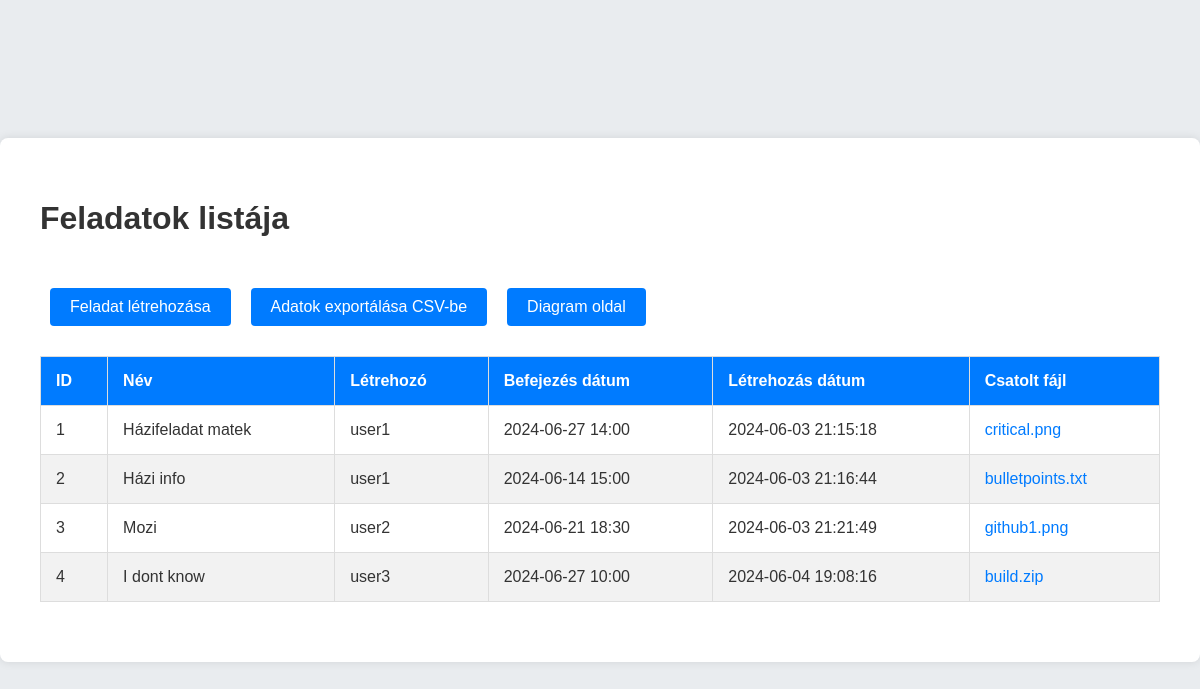
Screenshot of /page/page/admin_task_page.php (signed in) with the database file from the repository.
### tables this page shows
CREATE TABLE tasks (
            id INTEGER PRIMARY KEY AUTOINCREMENT,
            task_name TEXT,
            created_by TEXT,
            due_date DATETIME,
            created_at DATETIME DEFAULT CURRENT_TIMESTAMP,
            attached_file_name TEXT
        );

### page/page/admin_task_page.php (the view, shortened to what this page needs)
<?php
$db = new PDO('sqlite:../../tmp/v2_database.db');
$query = "SELECT * FROM tasks WHERE 1=1";
$params = [];
$stmt = $db->prepare($query);
$stmt->execute($params);
$tasks = $stmt->fetchAll(PDO::FETCH_ASSOC);
?>
<!DOCTYPE html>
<html lang="en">
<head>
    <link rel="stylesheet" href="styles.css">
</head>
<body>
	<div class="admin-container">
	<div class="admin-box">
    <h1>Feladatok listája</h1>
    <div>
	<form class="button-form" action="create_task_page.php" method="post">
			<button type="submit">Feladat létrehozása</button>
	</form>
	<form class="button-form" action="downloadTasksAsCSV.php" method="post">
			<button type="submit">Adatok exportálása CSV-be</button>
	</form>
	<form class="button-form" action="chart_page.php" method="post">
			<button type="submit">Diagram oldal</button>
	</form>
	</div>
    <table>
        <thead>
            <tr>
                <th>ID</th>
                <th>Név</th>
                <th>Létrehozó</th>
                <th>Befejezés dátum</th>
                <th>Létrehozás dátum</th>
                <th>Csatolt fájl</th>
            </tr>
        </thead>
        <tbody>
            <?php foreach ($tasks as $task): ?>
                <tr>
                    <td><?= htmlspecialchars($task['id']) ?></td>
                    <td><?= htmlspecialchars($task['task_name']) ?></td>
                    <td><?= htmlspecialchars($task['created_by']) ?></td>
                    <td><?= str_replace('T', ' ', htmlspecialchars($task['due_date'])); ?></td>
                    <td><?= htmlspecialchars($task['created_at']) ?></td>
                    <td><a href="download.php?file=<?= urlencode($task['attached_file_name']) ?>"><?= htmlspecialchars($task['attached_file_name']) ?></a></td>
                </tr>
            <?php endforeach; ?>
        </tbody>
    </table>
	</div>
	</div>
</body>
</html>

### page/page/styles.css (style rules this page uses)
body { font-family: 'Arial', sans-serif; background-color: #f0f2f5; color: #333; margin: 0; padding: 0; }
h1, h2, h3 { color: #333; }
a { color: #007bff; text-decoration: none; }
.admin-container { display: flex; justify-content: center; align-items: center; height: 100vh; background-color: #e9ecef; }
.admin-box { background-color: #fff; padding: 40px; border-radius: 8px; box-shadow: 0 0 10px rgba(0, 0, 0, 0.1); width: 99vw; }
.button-form { float: left; }
input[type=button], input[type=submit], input[type=reset], button { padding: 10px 20px; background-color: #007bff; color: #fff; border: none; border-radius: 4px; font-size: 16px; cursor: pointer; margin: 10px; }
table { width: 100%; border-collapse: collapse; margin: 20px 0; }
table, th, td { border: 1px solid #ddd; }
th, td { padding: 15px; text-align: left; }
th { background-color: #007bff; color: white; }
tr:nth-child(even) { background-color: #f2f2f2; }
form { margin: 20px 0; }

### rows the page displays
tasks: id "1", task_name "Házifeladat matek", created_by "user1", due_date "2024-06-27 14:00", created_at "2024-06-03 21:15:18", attached_file_name "critical.png"
tasks: id "2", task_name "Házi info", created_by "user1", due_date "2024-06-14 15:00", created_at "2024-06-03 21:16:44", attached_file_name "bulletpoints.txt"
tasks: id "3", task_name "Mozi", created_by "user2", due_date "2024-06-21 18:30", created_at "2024-06-03 21:21:49", attached_file_name "github1.png"
tasks: id "4", task_name "I dont know", created_by "user3", due_date "2024-06-27 10:00", created_at "2024-06-04 19:08:16", attached_file_name "build.zip"
